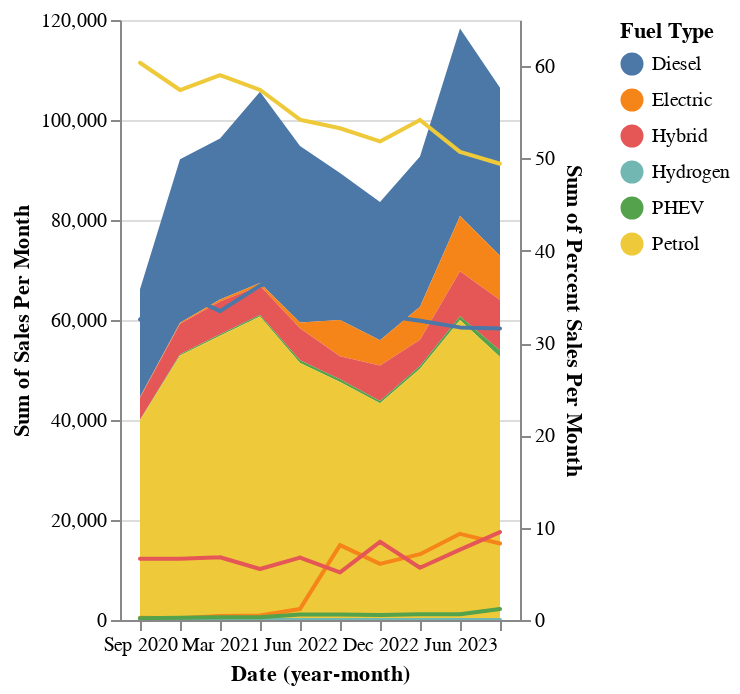

The code cell stored with this chart in its notebook:
### Code cell
plot_sales(national_df)

### Figure 1 — Vega-Lite specification as saved in the notebook (floating-point values rounded to 4 significant figures)
{"$schema": "https://vega.github.io/schema/vega-lite/v5.json", "encoding": {}, "layer": [{"layer": [{"mark": {"type": "area", "tooltip": true, "clip": true}, "encoding": {"x": {"field": "Date", "type": "ordinal", "timeUnit": "yearmonth", "sort": "ascending", "stack": "zero", "scale": {"type": "linear"}}, "y": {"field": "Sales Per Month", "type": "quantitative", "aggregate": "sum", "sort": null, "stack": "zero", "scale": {"type": "linear"}, "formatType": "numberFormatFromNumberType", "format": {"type": "default", "decimals": null}}, "color": {"field": "Fuel Type", "type": "nominal", "sort": null, "scale": {"scheme": "tableau10"}}}}]}, {"layer": [{"mark": {"type": "trail", "tooltip": true, "clip": true}, "encoding": {"x": {"field": "Date", "type": "ordinal", "timeUnit": "yearmonth", "sort": "ascending", "scale": {"zero": false, "type": "linear"}}, "y": {"field": "Percent Sales Per Month", "type": "quantitative", "aggregate": "sum", "sort": null, "scale": {"zero": false, "type": "linear"}, "formatType": "numberFormatFromNumberType", "format": {"type": "default", "decimals": null}}, "color": {"field": "Fuel Type", "type": "nominal", "sort": null, "scale": {"scheme": "tableau10"}}}}, {"mark": {"type": "point", "tooltip": true, "size": 100, "opacity": 0}, "encoding": {"x": {"field": "Date", "type": "ordinal", "timeUnit": "yearmonth", "sort": "ascending", "scale": {"zero": false, "type": "linear"}}, "y": {"field": "Percent Sales Per Month", "type": "quantitative", "aggregate": "sum", "sort": null, "scale": {"zero": false, "type": "linear"}, "formatType": "numberFormatFromNumberType", "format": {"type": "default", "decimals": null}}, "color": {"field": "Fuel Type", "type": "nominal", "sort": null, "scale": {"scheme": "tableau10"}}}}]}], "resolve": {"scale": {"y": "independent"}}, "title": "", "config": {"legend": {}}, "data": {"values": [{"Fuel Type": "Diesel", "Date": "2020-09", "Sales Per Month": 21539, "Percent Sales Per Month": 32.57}, {"Fuel Type": "Electric", "Date": "2020-09", "Sales Per Month": 161, "Percent Sales Per Month": 0.2434}, {"Fuel Type": "Hybrid", "Date": "2020-09", "Sales Per Month": 4389, "Percent Sales Per Month": 6.636}, {"Fuel Type": "Hydrogen", "Date": "2020-09", "Sales Per Month": 0, "Percent Sales Per Month": 0}, {"Fuel Type": "PHEV", "Date": "2020-09", "Sales Per Month": 124, "Percent Sales Per Month": 0.1875}, {"Fuel Type": "Petrol", "Date": "2020-09", "Sales Per Month": 39926, "Percent Sales Per Month": 60.37}, {"Fuel Type": "Diesel", "Date": "2020-12", "Sales Per Month": 32693, "Percent Sales Per Month": 35.49}, {"Fuel Type": "Electric", "Date": "2020-12", "Sales Per Month": 180, "Percent Sales Per Month": 0.1954}, {"Fuel Type": "Hybrid", "Date": "2020-12", "Sales Per Month": 6124, "Percent Sales Per Month": 6.647}, {"Fuel Type": "Hydrogen", "Date": "2020-12", "Sales Per Month": 0, "Percent Sales Per Month": 0}, {"Fuel Type": "PHEV", "Date": "2020-12", "Sales Per Month": 236, "Percent Sales Per Month": 0.2562}, {"Fuel Type": "Petrol", "Date": "2020-12", "Sales Per Month": 52893, "Percent Sales Per Month": 57.41}, {"Fuel Type": "Diesel", "Date": "2021-03", "Sales Per Month": 32228, "Percent Sales Per Month": 33.46}, {"Fuel Type": "Electric", "Date": "2021-03", "Sales Per Month": 411, "Percent Sales Per Month": 0.4267}, {"Fuel Type": "Hybrid", "Date": "2021-03", "Sales Per Month": 6548, "Percent Sales Per Month": 6.798}, {"Fuel Type": "Hydrogen", "Date": "2021-03", "Sales Per Month": 0, "Percent Sales Per Month": 0}, {"Fuel Type": "PHEV", "Date": "2021-03", "Sales Per Month": 286, "Percent Sales Per Month": 0.2969}, {"Fuel Type": "Petrol", "Date": "2021-03", "Sales Per Month": 56847, "Percent Sales Per Month": 59.02}, {"Fuel Type": "Diesel", "Date": "2021-06", "Sales Per Month": 38285, "Percent Sales Per Month": 36.23}, {"Fuel Type": "Electric", "Date": "2021-06", "Sales Per Month": 526, "Percent Sales Per Month": 0.4978}, {"Fuel Type": "Hybrid", "Date": "2021-06", "Sales Per Month": 5842, "Percent Sales Per Month": 5.528}, {"Fuel Type": "Hydrogen", "Date": "2021-06", "Sales Per Month": 0, "Percent Sales Per Month": 0}, {"Fuel Type": "PHEV", "Date": "2021-06", "Sales Per Month": 318, "Percent Sales Per Month": 0.3009}, {"Fuel Type": "Petrol", "Date": "2021-06", "Sales Per Month": 60701, "Percent Sales Per Month": 57.44}, {"Fuel Type": "Diesel", "Date": "2022-06", "Sales Per Month": 35306, "Percent Sales Per Month": 37.24}, {"Fuel Type": "Electric", "Date": "2022-06", "Sales Per Month": 1137, "Percent Sales Per Month": 1.199}, {"Fuel Type": "Hybrid", "Date": "2022-06", "Sales Per Month": 6407, "Percent Sales Per Month": 6.758}, {"Fuel Type": "Hydrogen", "Date": "2022-06", "Sales Per Month": 1, "Percent Sales Per Month": 0.001055}, {"Fuel Type": "PHEV", "Date": "2022-06", "Sales Per Month": 570, "Percent Sales Per Month": 0.6012}, {"Fuel Type": "Petrol", "Date": "2022-06", "Sales Per Month": 51388, "Percent Sales Per Month": 54.2}, {"Fuel Type": "Diesel", "Date": "2022-09", "Sales Per Month": 29377, "Percent Sales Per Month": 32.87}, {"Fuel Type": "Electric", "Date": "2022-09", "Sales Per Month": 7247, "Percent Sales Per Month": 8.108}, {"Fuel Type": "Hybrid", "Date": "2022-09", "Sales Per Month": 4616, "Percent Sales Per Month": 5.164}, {"Fuel Type": "Hydrogen", "Date": "2022-09", "Sales Per Month": 0, "Percent Sales Per Month": 0}, {"Fuel Type": "PHEV", "Date": "2022-09", "Sales Per Month": 525, "Percent Sales Per Month": 0.5873}, {"Fuel Type": "Petrol", "Date": "2022-09", "Sales Per Month": 47620, "Percent Sales Per Month": 53.28}, {"Fuel Type": "Diesel", "Date": "2022-12", "Sales Per Month": 27621, "Percent Sales Per Month": 33.05}, {"Fuel Type": "Electric", "Date": "2022-12", "Sales Per Month": 5084, "Percent Sales Per Month": 6.083}, {"Fuel Type": "Hybrid", "Date": "2022-12", "Sales Per Month": 7082, "Percent Sales Per Month": 8.473}, {"Fuel Type": "Hydrogen", "Date": "2022-12", "Sales Per Month": 2, "Percent Sales Per Month": 0.002393}, {"Fuel Type": "PHEV", "Date": "2022-12", "Sales Per Month": 460, "Percent Sales Per Month": 0.5504}, {"Fuel Type": "Petrol", "Date": "2022-12", "Sales Per Month": 43332, "Percent Sales Per Month": 51.84}, {"Fuel Type": "Diesel", "Date": "2023-03", "Sales Per Month": 30063, "Percent Sales Per Month": 32.42}, {"Fuel Type": "Electric", "Date": "2023-03", "Sales Per Month": 6612, "Percent Sales Per Month": 7.131}, {"Fuel Type": "Hybrid", "Date": "2023-03", "Sales Per Month": 5247, "Percent Sales Per Month": 5.659}, {"Fuel Type": "Hydrogen", "Date": "2023-03", "Sales Per Month": 0, "Percent Sales Per Month": 0}, {"Fuel Type": "PHEV", "Date": "2023-03", "Sales Per Month": 569, "Percent Sales Per Month": 0.6137}, {"Fuel Type": "Petrol", "Date": "2023-03", "Sales Per Month": 50229, "Percent Sales Per Month": 54.17}, {"Fuel Type": "Diesel", "Date": "2023-06", "Sales Per Month": 37497, "Percent Sales Per Month": 31.7}, {"Fuel Type": "Electric", "Date": "2023-06", "Sales Per Month": 11042, "Percent Sales Per Month": 9.335}, {"Fuel Type": "Hybrid", "Date": "2023-06", "Sales Per Month": 9020, "Percent Sales Per Month": 7.625}, {"Fuel Type": "Hydrogen", "Date": "2023-06", "Sales Per Month": 0, "Percent Sales Per Month": 0}, {"Fuel Type": "PHEV", "Date": "2023-06", "Sales Per Month": 735, "Percent Sales Per Month": 0.6214}, {"Fuel Type": "Petrol", "Date": "2023-06", "Sales Per Month": 59995, "Percent Sales Per Month": 50.72}, {"Fuel Type": "Diesel", "Date": "2023-09", "Sales Per Month": 33614, "Percent Sales Per Month": 31.58}, {"Fuel Type": "Electric", "Date": "2023-09", "Sales Per Month": 8821, "Percent Sales Per Month": 8.286}, {"Fuel Type": "Hybrid", "Date": "2023-09", "Sales Per Month": 10138, "Percent Sales Per Month": 9.523}, {"Fuel Type": "Hydrogen", "Date": "2023-09", "Sales Per Month": 0, "Percent Sales Per Month": 0}, {"Fuel Type": "PHEV", "Date": "2023-09", "Sales Per Month": 1264, "Percent Sales Per Month": 1.187}, {"Fuel Type": "Petrol", "Date": "2023-09", "Sales Per Month": 52619, "Percent Sales Per Month": 49.43}]}}
